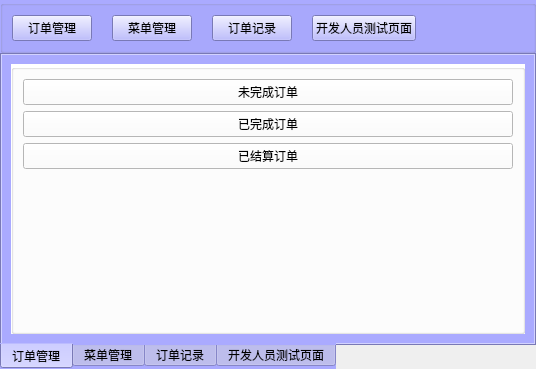
<?xml version="1.0" encoding="UTF-8"?>
<ui version="4.0">
 <class>AdministratorInterface</class>
 <widget class="QWidget" name="AdministratorInterface">
  <property name="enabled">
   <bool>true</bool>
  </property>
  <property name="geometry">
   <rect>
    <x>0</x>
    <y>0</y>
    <width>536</width>
    <height>369</height>
   </rect>
  </property>
  <property name="windowTitle">
   <string>Form</string>
  </property>
  <layout class="QVBoxLayout" name="verticalLayout">
   <property name="spacing">
    <number>0</number>
   </property>
   <property name="leftMargin">
    <number>0</number>
   </property>
   <property name="topMargin">
    <number>0</number>
   </property>
   <property name="rightMargin">
    <number>0</number>
   </property>
   <property name="bottomMargin">
    <number>0</number>
   </property>
   <item>
    <widget class="QGroupBox" name="groupBox_3">
     <property name="styleSheet">
      <string notr="true">background-color: rgb(170, 170, 255);</string>
     </property>
     <property name="title">
      <string/>
     </property>
     <layout class="QHBoxLayout" name="horizontalLayout_7">
      <property name="spacing">
       <number>20</number>
      </property>
      <item>
       <widget class="QPushButton" name="pushButton_orderManage">
        <property name="text">
         <string>订单管理</string>
        </property>
       </widget>
      </item>
      <item>
       <widget class="QPushButton" name="pushButton_dishManage">
        <property name="text">
         <string>菜单管理</string>
        </property>
       </widget>
      </item>
      <item>
       <widget class="QPushButton" name="pushButton_history">
        <property name="text">
         <string>订单记录</string>
        </property>
       </widget>
      </item>
      <item>
       <widget class="QPushButton" name="pushButton_test">
        <property name="text">
         <string>开发人员测试页面</string>
        </property>
       </widget>
      </item>
      <item>
       <spacer name="horizontalSpacer">
        <property name="orientation">
         <enum>Qt::Horizontal</enum>
        </property>
        <property name="sizeHint" stdset="0">
         <size>
          <width>40</width>
          <height>20</height>
         </size>
        </property>
       </spacer>
      </item>
     </layout>
    </widget>
   </item>
   <item>
    <widget class="QTabWidget" name="tabWidget">
     <property name="styleSheet">
      <string notr="true">background-color: rgb(170, 170, 255);</string>
     </property>
     <property name="tabPosition">
      <enum>QTabWidget::South</enum>
     </property>
     <property name="currentIndex">
      <number>0</number>
     </property>
     <widget class="QWidget" name="tab">
      <attribute name="title">
       <string>订单管理</string>
      </attribute>
      <layout class="QHBoxLayout" name="horizontalLayout_1">
       <item>
        <widget class="QGroupBox" name="groupBox">
         <property name="styleSheet">
          <string notr="true">background-color: rgb(255, 255, 255);</string>
         </property>
         <property name="title">
          <string/>
         </property>
         <layout class="QVBoxLayout" name="verticalLayout_8">
          <item>
           <widget class="QPushButton" name="pushButton_noFinished">
            <property name="text">
             <string>未完成订单</string>
            </property>
            <property name="autoDefault">
             <bool>false</bool>
            </property>
            <property name="default">
             <bool>false</bool>
            </property>
            <property name="flat">
             <bool>false</bool>
            </property>
           </widget>
          </item>
          <item>
           <widget class="QPushButton" name="pushButton_finished">
            <property name="text">
             <string>已完成订单</string>
            </property>
           </widget>
          </item>
          <item>
           <widget class="QPushButton" name="pushButton_3">
            <property name="text">
             <string>已结算订单</string>
            </property>
           </widget>
          </item>
          <item>
           <spacer name="verticalSpacer">
            <property name="orientation">
             <enum>Qt::Vertical</enum>
            </property>
            <property name="sizeHint" stdset="0">
             <size>
              <width>20</width>
              <height>40</height>
             </size>
            </property>
           </spacer>
          </item>
         </layout>
        </widget>
       </item>
      </layout>
     </widget>
     <widget class="QWidget" name="tab_2">
      <attribute name="title">
       <string>菜单管理</string>
      </attribute>
      <layout class="QHBoxLayout" name="horizontalLayout_5">
       <item>
        <widget class="QGroupBox" name="groupBox_2">
         <property name="styleSheet">
          <string notr="true">background-color: rgb(255, 255, 255);</string>
         </property>
         <property name="title">
          <string/>
         </property>
         <layout class="QVBoxLayout" name="verticalLayout_4">
          <item>
           <widget class="QPushButton" name="pushButton_addDishes">
            <property name="text">
             <string>添加菜单</string>
            </property>
           </widget>
          </item>
          <item>
           <widget class="QPushButton" name="pushButton_addClass">
            <property name="text">
             <string>新增类别</string>
            </property>
           </widget>
          </item>
          <item>
           <widget class="QPushButton" name="pushButton_delClass">
            <property name="text">
             <string>删除类别</string>
            </property>
           </widget>
          </item>
          <item>
           <widget class="QPushButton" name="pushButton_batchDel">
            <property name="text">
             <string>批量删除</string>
            </property>
           </widget>
          </item>
          <item>
           <widget class="QPushButton" name="pushButton_finish">
            <property name="enabled">
             <bool>false</bool>
            </property>
            <property name="text">
             <string>完成</string>
            </property>
           </widget>
          </item>
          <item>
           <widget class="QPushButton" name="pushButton_4">
            <property name="text">
             <string>test</string>
            </property>
           </widget>
          </item>
          <item>
           <spacer name="verticalSpacer_4">
            <property name="orientation">
             <enum>Qt::Vertical</enum>
            </property>
            <property name="sizeHint" stdset="0">
             <size>
              <width>20</width>
              <height>40</height>
             </size>
            </property>
           </spacer>
          </item>
         </layout>
        </widget>
       </item>
       <item>
        <widget class="QScrollArea" name="scrollArea_4">
         <property name="maximumSize">
          <size>
           <width>150</width>
           <height>16777215</height>
          </size>
         </property>
         <property name="widgetResizable">
          <bool>true</bool>
         </property>
         <widget class="QWidget" name="scrollAreaWidgetContents_4">
          <property name="geometry">
           <rect>
            <x>0</x>
            <y>0</y>
            <width>148</width>
            <height>254</height>
           </rect>
          </property>
          <layout class="QVBoxLayout" name="verticalLayout_6">
           <item>
            <widget class="QPushButton" name="pushButton_allDish">
             <property name="text">
              <string>全部</string>
             </property>
            </widget>
           </item>
           <item>
            <spacer name="verticalSpacer_6">
             <property name="orientation">
              <enum>Qt::Vertical</enum>
             </property>
             <property name="sizeHint" stdset="0">
              <size>
               <width>20</width>
               <height>561</height>
              </size>
             </property>
            </spacer>
           </item>
          </layout>
         </widget>
        </widget>
       </item>
      </layout>
     </widget>
     <widget class="QWidget" name="tab_3">
      <attribute name="title">
       <string>订单记录</string>
      </attribute>
      <layout class="QGridLayout" name="gridLayout_2">
       <item row="2" column="0">
        <widget class="QScrollArea" name="scrollArea_2">
         <property name="styleSheet">
          <string notr="true">background-color: rgb(255, 255, 255);</string>
         </property>
         <property name="widgetResizable">
          <bool>true</bool>
         </property>
         <widget class="QWidget" name="scrollAreaWidgetContents_2">
          <property name="geometry">
           <rect>
            <x>0</x>
            <y>0</y>
            <width>506</width>
            <height>193</height>
           </rect>
          </property>
          <layout class="QVBoxLayout" name="verticalLayout_3">
           <item>
            <widget class="QWidget" name="widget_2" native="true">
             <layout class="QHBoxLayout" name="horizontalLayout_3">
              <item>
               <widget class="QLabel" name="label_5">
                <property name="text">
                 <string>订单编号</string>
                </property>
               </widget>
              </item>
              <item>
               <widget class="QLabel" name="label_6">
                <property name="text">
                 <string>座位号</string>
                </property>
               </widget>
              </item>
              <item>
               <widget class="QLabel" name="label_7">
                <property name="text">
                 <string>时间</string>
                </property>
               </widget>
              </item>
              <item>
               <widget class="QLabel" name="label_8">
                <property name="text">
                 <string>操作</string>
                </property>
               </widget>
              </item>
             </layout>
            </widget>
           </item>
           <item>
            <spacer name="verticalSpacer_3">
             <property name="orientation">
              <enum>Qt::Vertical</enum>
             </property>
             <property name="sizeHint" stdset="0">
              <size>
               <width>20</width>
               <height>40</height>
              </size>
             </property>
            </spacer>
           </item>
          </layout>
         </widget>
        </widget>
       </item>
       <item row="1" column="0">
        <widget class="QWidget" name="widget_3" native="true">
         <layout class="QHBoxLayout" name="horizontalLayout_4">
          <item>
           <widget class="QLabel" name="label_9">
            <property name="text">
             <string>查询方式：</string>
            </property>
           </widget>
          </item>
          <item>
           <widget class="QComboBox" name="comboBox">
            <property name="minimumSize">
             <size>
              <width>100</width>
              <height>0</height>
             </size>
            </property>
            <item>
             <property name="text">
              <string>按编号</string>
             </property>
            </item>
            <item>
             <property name="text">
              <string>按时间</string>
             </property>
            </item>
           </widget>
          </item>
          <item>
           <widget class="QLineEdit" name="lineEdit"/>
          </item>
          <item>
           <widget class="QPushButton" name="pushButton_query">
            <property name="text">
             <string>查询订单</string>
            </property>
           </widget>
          </item>
         </layout>
        </widget>
       </item>
      </layout>
     </widget>
     <widget class="QWidget" name="tab_4">
      <attribute name="title">
       <string>开发人员测试页面</string>
      </attribute>
      <layout class="QGridLayout" name="gridLayout_3">
       <item row="0" column="0">
        <widget class="QTextEdit" name="textEdit">
         <property name="styleSheet">
          <string notr="true">background-color: rgb(255, 255, 255);</string>
         </property>
        </widget>
       </item>
      </layout>
     </widget>
    </widget>
   </item>
  </layout>
 </widget>
 <resources/>
 <connections/>
</ui>
